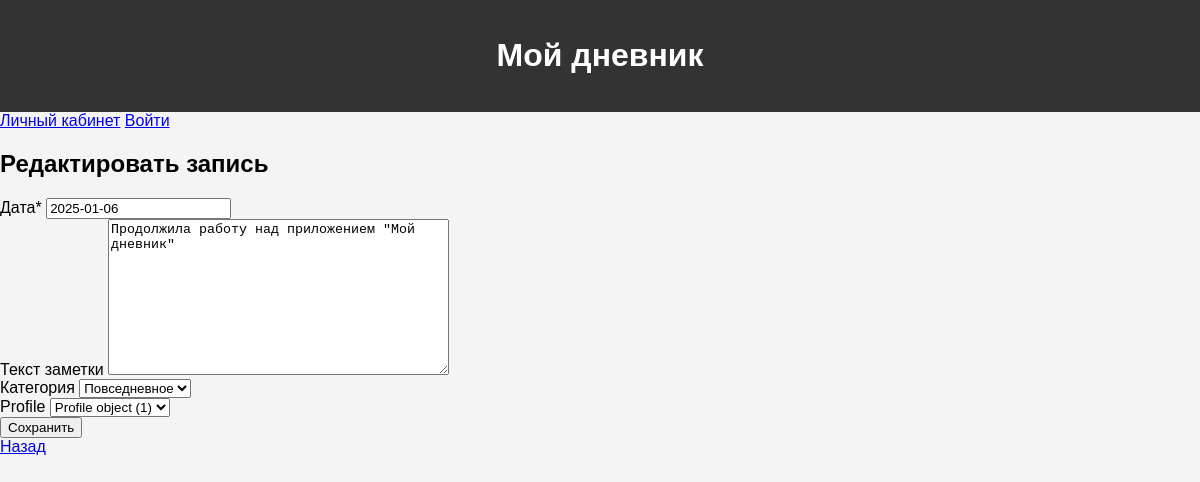
The app's page /notes/3/edit (signed in), older data.
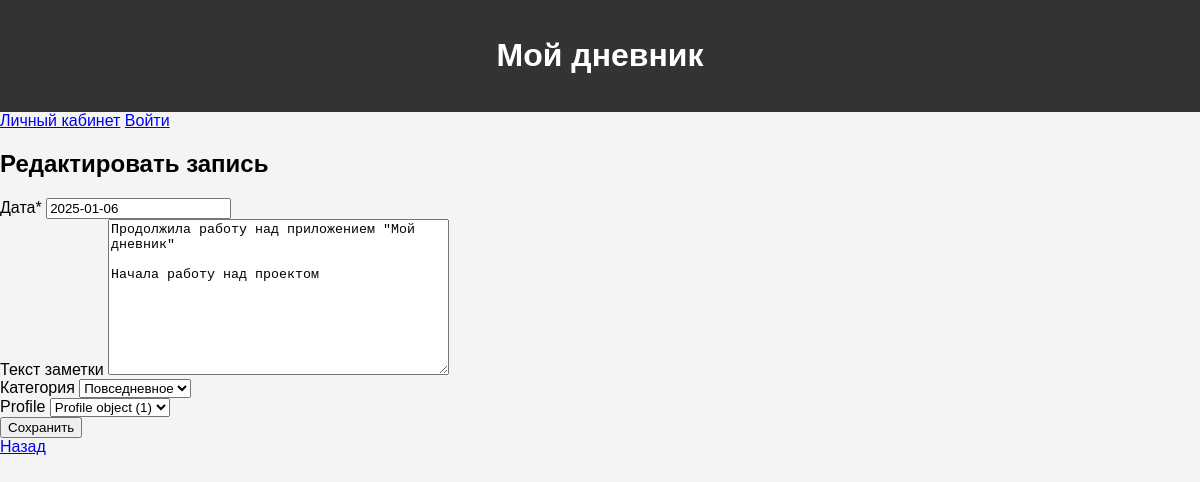
The same page, newer data.
### core/models.py (models this page shows, shortened)
class Note(models.Model):
    date = models.DateField(verbose_name='Дата')
    text = models.TextField(verbose_name='Текст заметки', blank=True, null=True)
    category = models.ForeignKey(NoteCategory, blank=True, null=True, on_delete=models.SET_NULL,
                                 verbose_name='Категория')
    profile = models.ForeignKey(Profile, on_delete=models.CASCADE, related_name='profile_notes', blank=True, null=True)
    class Meta:
        verbose_name = 'Заметка'
        verbose_name_plural = 'Заметки'

### core/views.py (the view)
# urls.py: path('notes/<int:note_id>/edit', views.note_edit, name='note_edit'),
@login_required
def note_edit(request, note_id):
    note = get_object_or_404(Note, id=note_id)
    if not Note.objects.filter(profile=request.user.profile, id=note_id).exists():
        raise Http404
    note_form = NoteAddModelForm(instance=note)
    if request.method == 'POST':
        note_form = NoteAddModelForm(request.POST, request.FILES, instance=note)
        if note_form.is_valid():
            note_form.save()
            return redirect('profiles_home')
    return render(request, 'note_edit.html', {'note_form': note_form})

### core/forms.py
class NoteAddModelForm(forms.ModelForm):
    class Meta:
        model = Note
        fields = '__all__'

### core/models.py (called while the page is built)
    def __str__(self):
        return self.title

### templates/note_edit.html (shortened to what this page needs)
{% extends 'base.html' %}
{% load crispy_forms_tags %}
{% block content %}
<div class="row mt-4">
    <div class="col-sm-5">
        <h2>Редактировать запись</h2>
        <form enctype="multipart/form-data" method="post" action="{% url 'note_edit' note_form.instance.id %}">
            {{ note_form|crispy }}
            <button type="submit" class="btn btn-primary">Сохранить</button>
        </form>
        <a href="/">Назад</a>
    </div>
</div>
{% endblock %}

Row changes from the older to the newer data that the page shows:
changed Note "Повседневное": text "Продолжила работу над приложением \"Мой дневник\"" → "Продолжила работу над приложением \"Мой дневник\" Начала работу над проектом"
